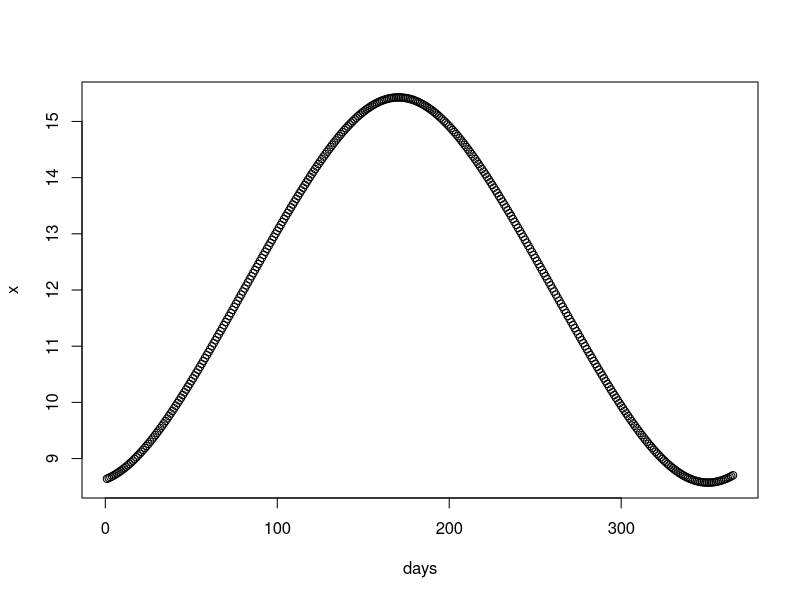
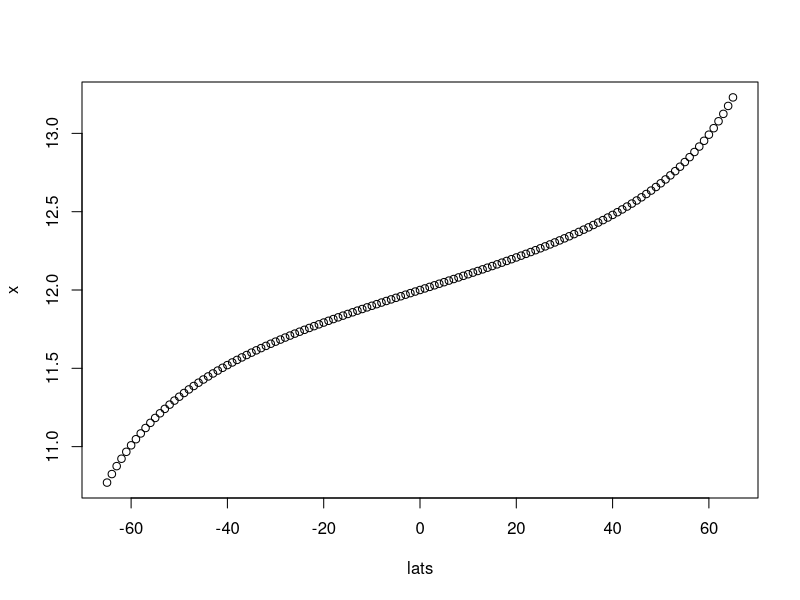
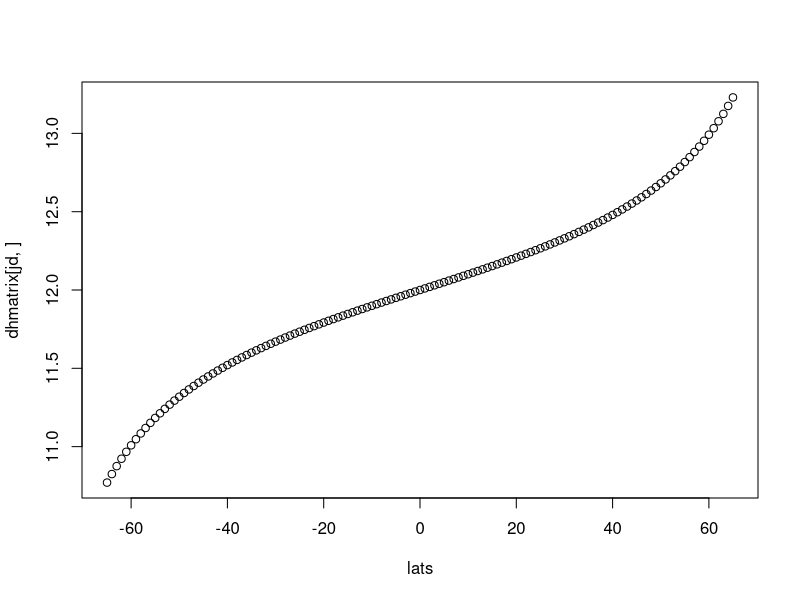
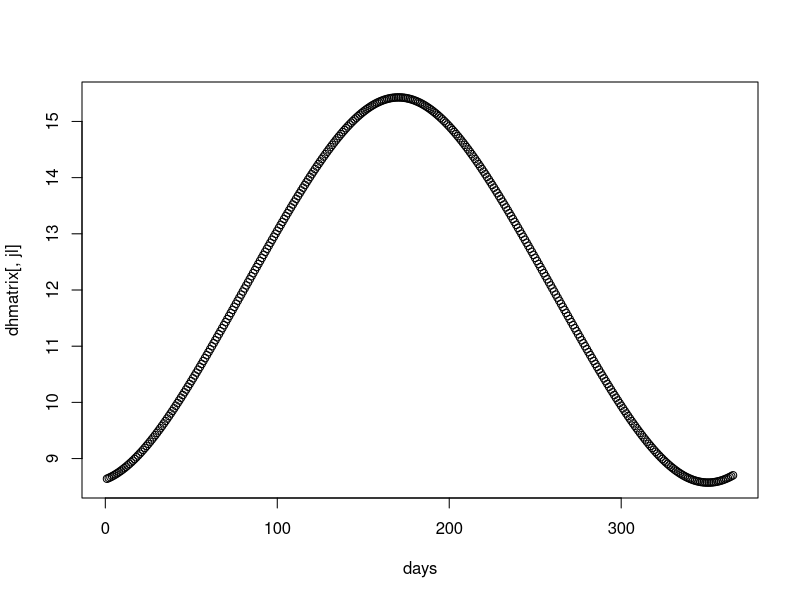

The R source for these figures, in order:
## ---- chunk 1
p = readline("enter # from 1 to 10")
print(p)
## ---- chunk 2
p = readline("enter # from 1 to 10: ")
print(p)
## ---- chunk 3
p = as.numeric(readline("enter # from 1 to 10: "))
print(p)
## ---- chunk 4
#calculates daylight hours for given latitude and yearday
daylighthrs = function(lat,yearday) {
  
  	phir = lat*pi/180 #degree  #-> radians
  	delta = 0.4093*sin(pi/180*yearday-1.405) #solar declination
  	omegas = acos(-tan(phir)*tan(delta)) #sunset hour angle
  	nhours = 24*omegas/pi #hours in day
  	return(nhours)
}

## ---- chunk 5
x = daylighthrs(45,200)
print(x)
## ---- chunk 6
days = 1:365
x = daylighthrs(45,days)
plot(days,x)
## ---- chunk 7
lats = -65:65
day = 250
x = daylighthrs(lats,day)
plot(lats,x)
## ---- chunk 8
lats = -65:65
days = 1:365
mx = daylighthrs(lats,days)
dim(mx)
## ---- chunk 9
dhmatrix = matrix(NA,365,131)  #fills with NA
lats = -65:65
days = 1:365
for (i in 1:length(lats)){
  dhi = daylighthrs(lats[i],days)
  dhmatrix[,i]=dhi
}
dim(dhmatrix)
dhmatrix[1:5,1:5]
## ---- chunk 10
jd = which(days == 250)
jl = which(lats == 45)
plot(lats,dhmatrix[jd,])
plot(days,dhmatrix[,jl])

